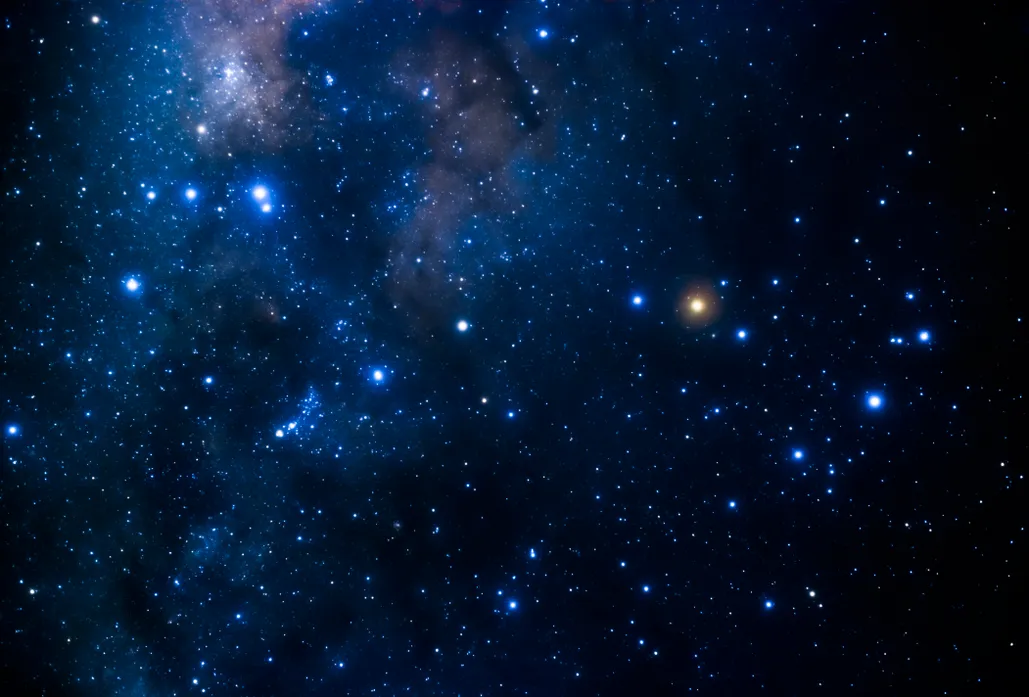
#> input picture star.png, 1029 x 697 px, found by its file name
$ python counting_object.py
#> lines starting #> are read from the running program, lines starting #| are printed output that depends on the picture; after the words box and inside, x2 and y2 are one past the last pixel; in counts of white or black regions, pixels touching at a corner belong together
# import the necessary packages
import argparse
import imutils
import cv2

# load the input image (whose path was supplied via command line
# argument) and display the image to our screen
image = cv2.imread("star.png")
#> image is the input picture: shape (697, 1029, 3); mean B, G, R 51.5, 25.1, 5.8
resized = cv2.resize(image, (720, 480))
cv2.imshow("Image", resized)
cv2.waitKey(0)
# convert the image to grayscale
gray = cv2.cvtColor(resized, cv2.COLOR_BGR2GRAY)
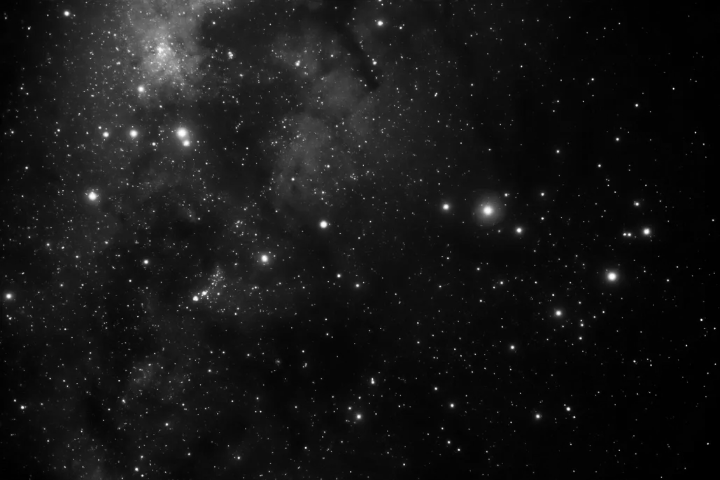
#> gray: shape (480, 720); min 0, max 255, mean 22.2
cv2.imshow("Gray", gray)
cv2.waitKey(0)

# threshold the image by setting all pixel values less than 225
# to 255 (white; foreground) and all pixel values >= 225 to 255
# (black; background), thereby segmenting the image
thresh = cv2.threshold(gray, 127, 255, cv2.THRESH_BINARY_INV)[1]
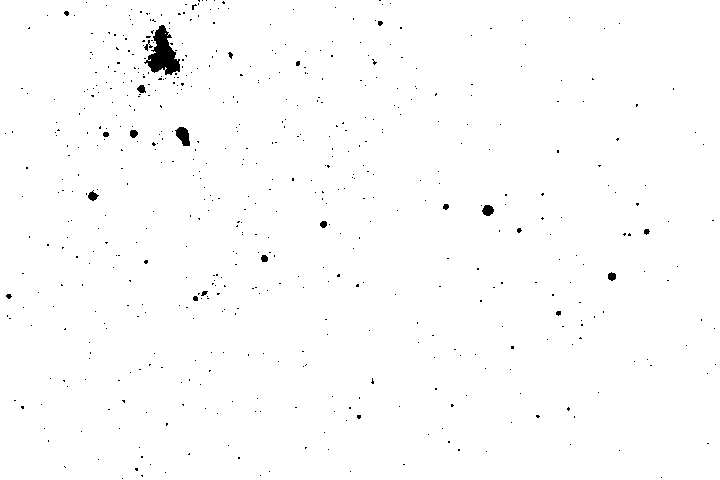
#> thresh: shape (480, 720); 99.2% white; 566 black regions (547 under 20 px)
cv2.imshow("Thresh", thresh)
cv2.waitKey(0)

# find contours (i.e., outlines) of the foreground objects in the
# thresholded image
cnts = cv2.findContours(thresh.copy(), cv2.RETR_EXTERNAL,cv2.CHAIN_APPROX_SIMPLE)
#> cnts = 1 contour; box (x1, y1, x2, y2) and area: (0, 0, 720, 480) 344392
cnts = imutils.grab_contours(cnts)
output = image.copy()
# loop over the contours
for c in cnts:
	# draw each contour on the output image with a 3px thick purple
	# outline, then display the output contours one at a time
	cv2.drawContours(output, [c], -1, (240, 0, 159), 3)
	cv2.imshow("Contours", output)
	cv2.waitKey(0)
#> this loop made 1 pass
#> pass 1, `cv2.imshow("Contours", output)`:
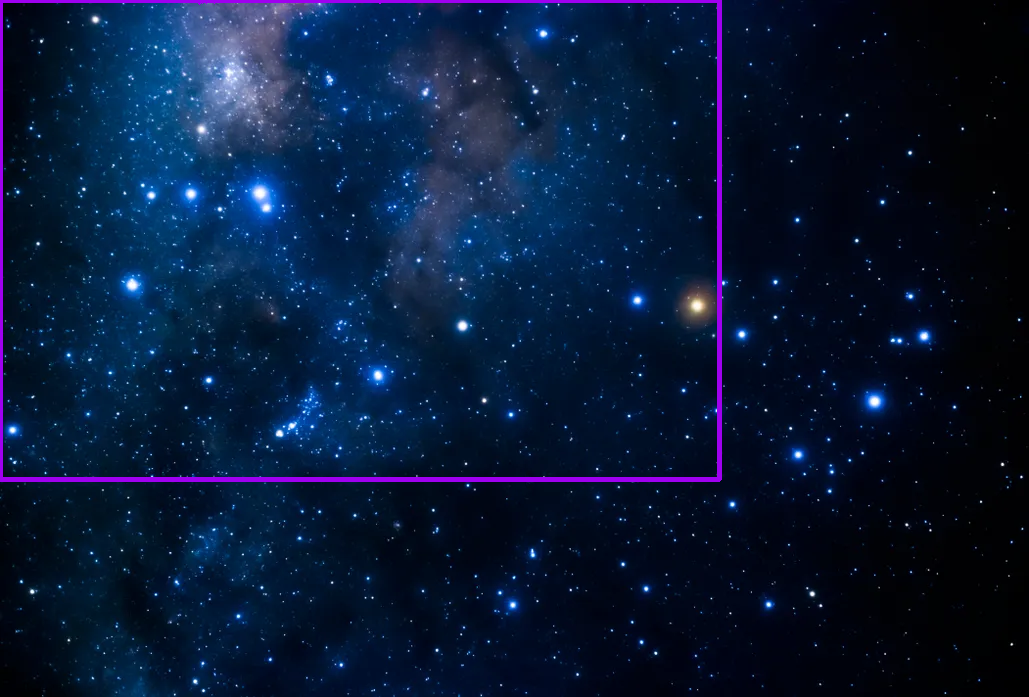
#> window 'Contours': shape (697, 1029, 3); mean B, G, R 54, 24.7, 7.8

# draw the total number of contours found in purple
text = "I found {} objects!".format(len(cnts))
#> text = 'I found 1 objects!'
cv2.putText(output, text, (10, 25),  cv2.FONT_HERSHEY_SIMPLEX, 0.7,
	(240, 0, 159), 2)
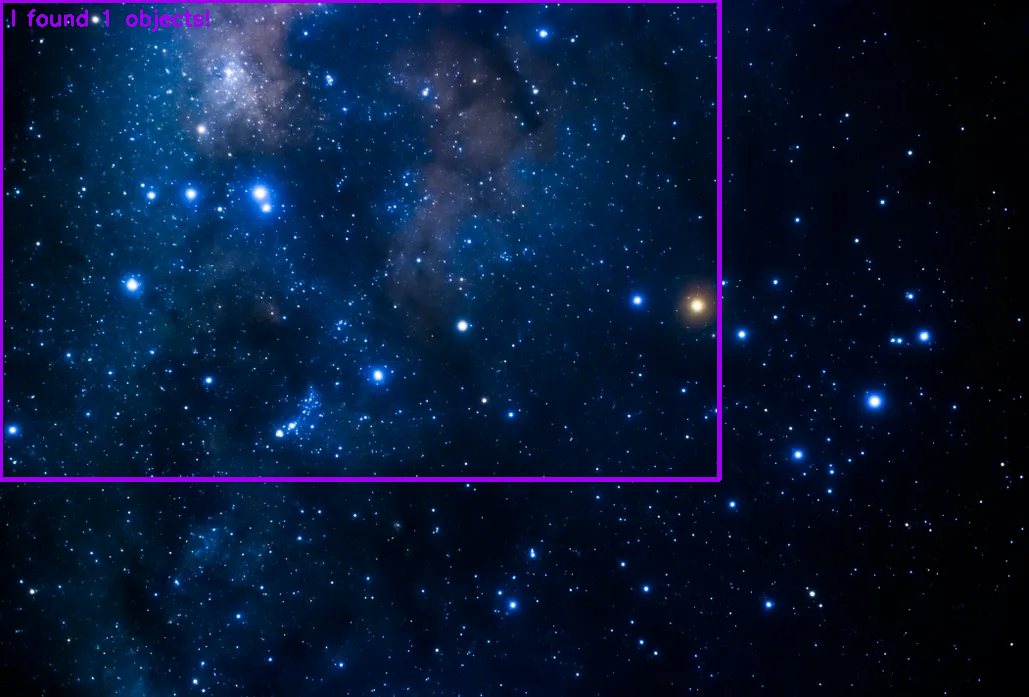
#> output: shape (697, 1029, 3); 0.17% of pixels changed, all inside (x1, y1, x2, y2) = (12, 9, 210, 32)
cv2.imshow("Contours", output)
cv2.waitKey(0)

$ run again, with Shape2.png copied over star.png
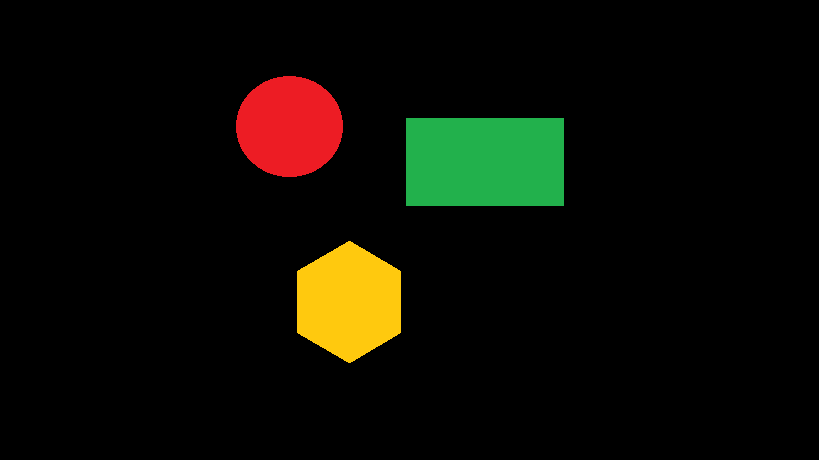
#> input picture Shape2.png, 819 x 460 px, found by its file name
#> image is the input picture: shape (460, 819, 3); mean B, G, R 4, 12.3, 13.1
#> `thresh = cv2.threshold(gray, 127, 255, cv2.THRESH_BINARY_INV)[1]`:
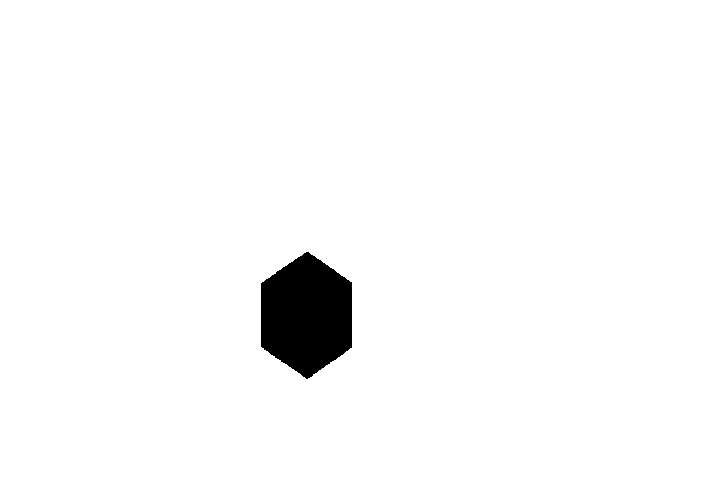
#> thresh: shape (480, 720); 97.5% white; 1 black region
#> `cnts = cv2.findContours(thresh.copy(), cv2.RETR_EXTERNAL,cv2.CHAIN_APP..`: cnts = 1 contour; box (x1, y1, x2, y2) and area: (0, 0, 720, 480) 344401
#> `cnts = imutils.grab_contours(cnts)`: cnts = [[[0, 0], [0, 479], [719, 479], [719, 0]]]
#> the loop `for c in cnts:` made 1 pass
#> c on pass 1: [[0, 0], [0, 479], [719, 479], [719, 0]]
#> text = 'I found 1 objects!'
#> `cv2.putText(output, text, (10, 25),  cv2.FONT_HERSHEY_SIMPLEX, 0.7, (2..`:
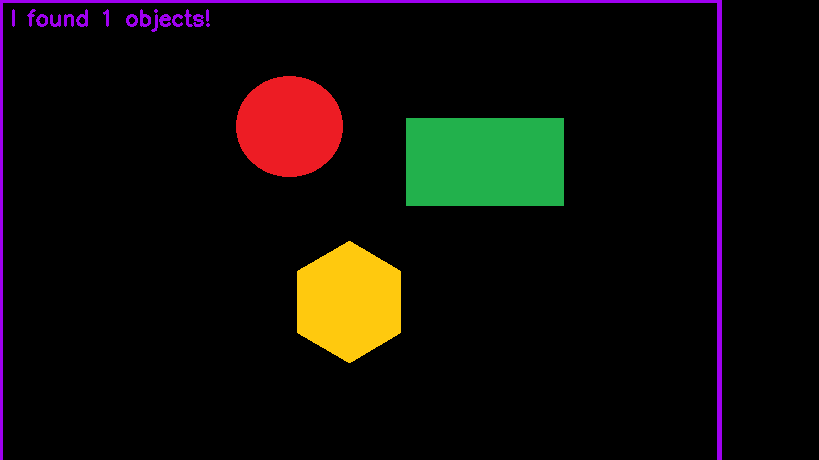
#> output: shape (460, 819, 3); mean B, G, R 8.5, 12.3, 16.1
